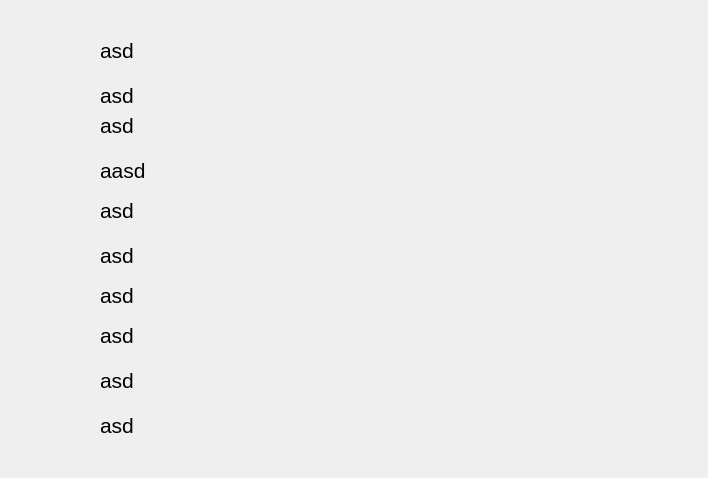
<?xml version="1.0" encoding="UTF-8"?>
<ui version="4.0">
 <class>Dialog</class>
 <widget class="QDialog" name="Dialog">
  <property name="geometry">
   <rect>
    <x>0</x>
    <y>0</y>
    <width>708</width>
    <height>478</height>
   </rect>
  </property>
  <property name="windowTitle">
   <string>Dialog</string>
  </property>
  <widget class="QLabel" name="label_1">
   <property name="geometry">
    <rect>
     <x>100</x>
     <y>40</y>
     <width>551</width>
     <height>21</height>
    </rect>
   </property>
   <property name="font">
    <font>
     <pointsize>16</pointsize>
    </font>
   </property>
   <property name="text">
    <string>asd</string>
   </property>
  </widget>
  <widget class="QLabel" name="label_2">
   <property name="geometry">
    <rect>
     <x>100</x>
     <y>80</y>
     <width>551</width>
     <height>31</height>
    </rect>
   </property>
   <property name="font">
    <font>
     <pointsize>16</pointsize>
    </font>
   </property>
   <property name="text">
    <string>asd</string>
   </property>
  </widget>
  <widget class="QLabel" name="label_3">
   <property name="geometry">
    <rect>
     <x>100</x>
     <y>110</y>
     <width>551</width>
     <height>31</height>
    </rect>
   </property>
   <property name="font">
    <font>
     <pointsize>16</pointsize>
    </font>
   </property>
   <property name="text">
    <string>asd</string>
   </property>
  </widget>
  <widget class="QLabel" name="label_4">
   <property name="geometry">
    <rect>
     <x>100</x>
     <y>160</y>
     <width>551</width>
     <height>21</height>
    </rect>
   </property>
   <property name="font">
    <font>
     <pointsize>16</pointsize>
    </font>
   </property>
   <property name="text">
    <string>aasd</string>
   </property>
  </widget>
  <widget class="QLabel" name="label_5">
   <property name="geometry">
    <rect>
     <x>100</x>
     <y>200</y>
     <width>551</width>
     <height>21</height>
    </rect>
   </property>
   <property name="font">
    <font>
     <pointsize>16</pointsize>
    </font>
   </property>
   <property name="text">
    <string>asd</string>
   </property>
  </widget>
  <widget class="QLabel" name="label_6">
   <property name="geometry">
    <rect>
     <x>100</x>
     <y>240</y>
     <width>551</width>
     <height>31</height>
    </rect>
   </property>
   <property name="font">
    <font>
     <pointsize>16</pointsize>
    </font>
   </property>
   <property name="text">
    <string>asd</string>
   </property>
  </widget>
  <widget class="QLabel" name="label_7">
   <property name="geometry">
    <rect>
     <x>100</x>
     <y>280</y>
     <width>551</width>
     <height>31</height>
    </rect>
   </property>
   <property name="font">
    <font>
     <pointsize>16</pointsize>
    </font>
   </property>
   <property name="text">
    <string>asd</string>
   </property>
  </widget>
  <widget class="QLabel" name="label_8">
   <property name="geometry">
    <rect>
     <x>100</x>
     <y>320</y>
     <width>551</width>
     <height>31</height>
    </rect>
   </property>
   <property name="font">
    <font>
     <pointsize>16</pointsize>
    </font>
   </property>
   <property name="text">
    <string>asd</string>
   </property>
  </widget>
  <widget class="QLabel" name="label_9">
   <property name="geometry">
    <rect>
     <x>100</x>
     <y>370</y>
     <width>551</width>
     <height>21</height>
    </rect>
   </property>
   <property name="font">
    <font>
     <pointsize>16</pointsize>
    </font>
   </property>
   <property name="text">
    <string>asd</string>
   </property>
  </widget>
  <widget class="QLabel" name="label_10">
   <property name="geometry">
    <rect>
     <x>100</x>
     <y>410</y>
     <width>551</width>
     <height>31</height>
    </rect>
   </property>
   <property name="font">
    <font>
     <pointsize>16</pointsize>
    </font>
   </property>
   <property name="text">
    <string>asd</string>
   </property>
  </widget>
 </widget>
 <resources/>
 <connections/>
</ui>
